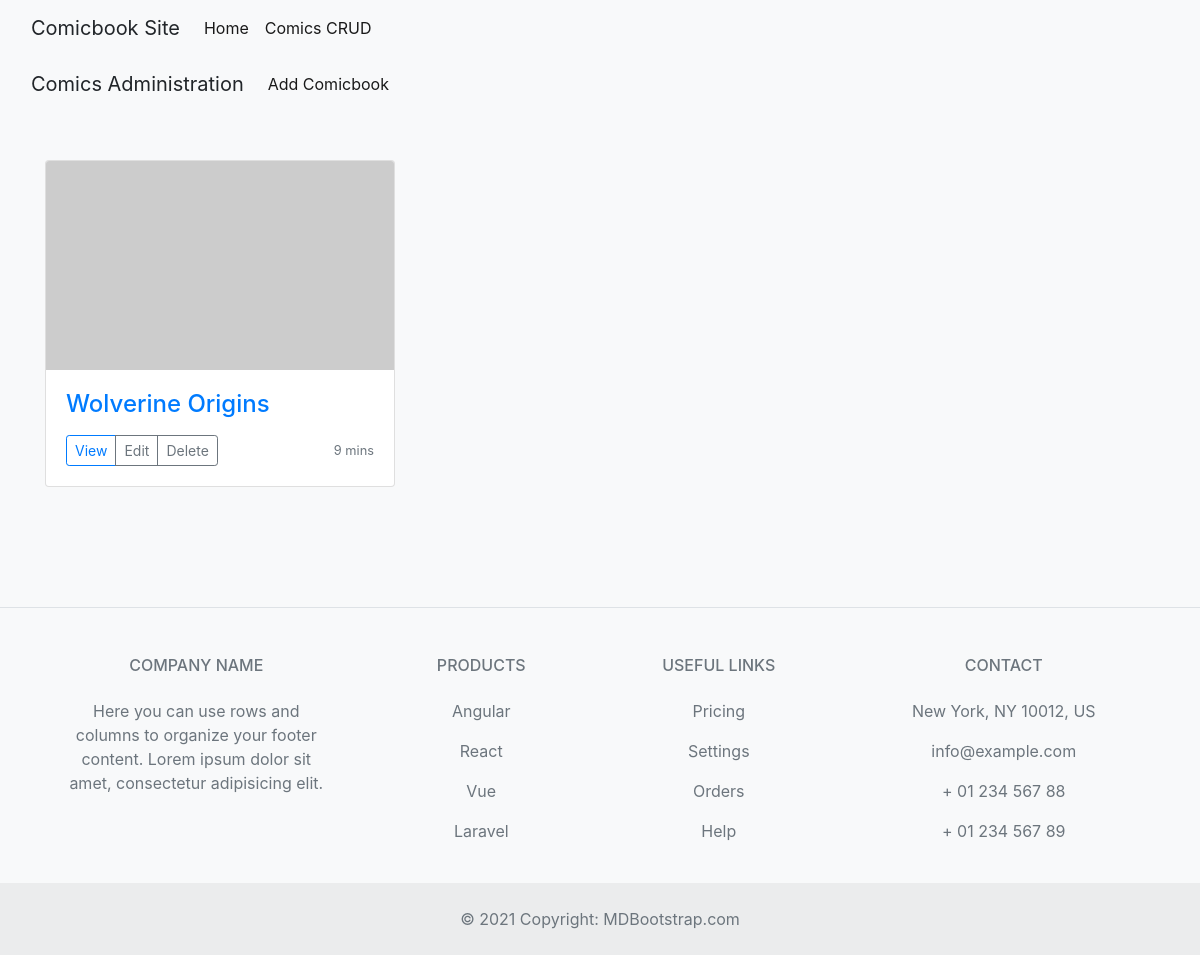
The page /comics/ on the database as committed earlier.
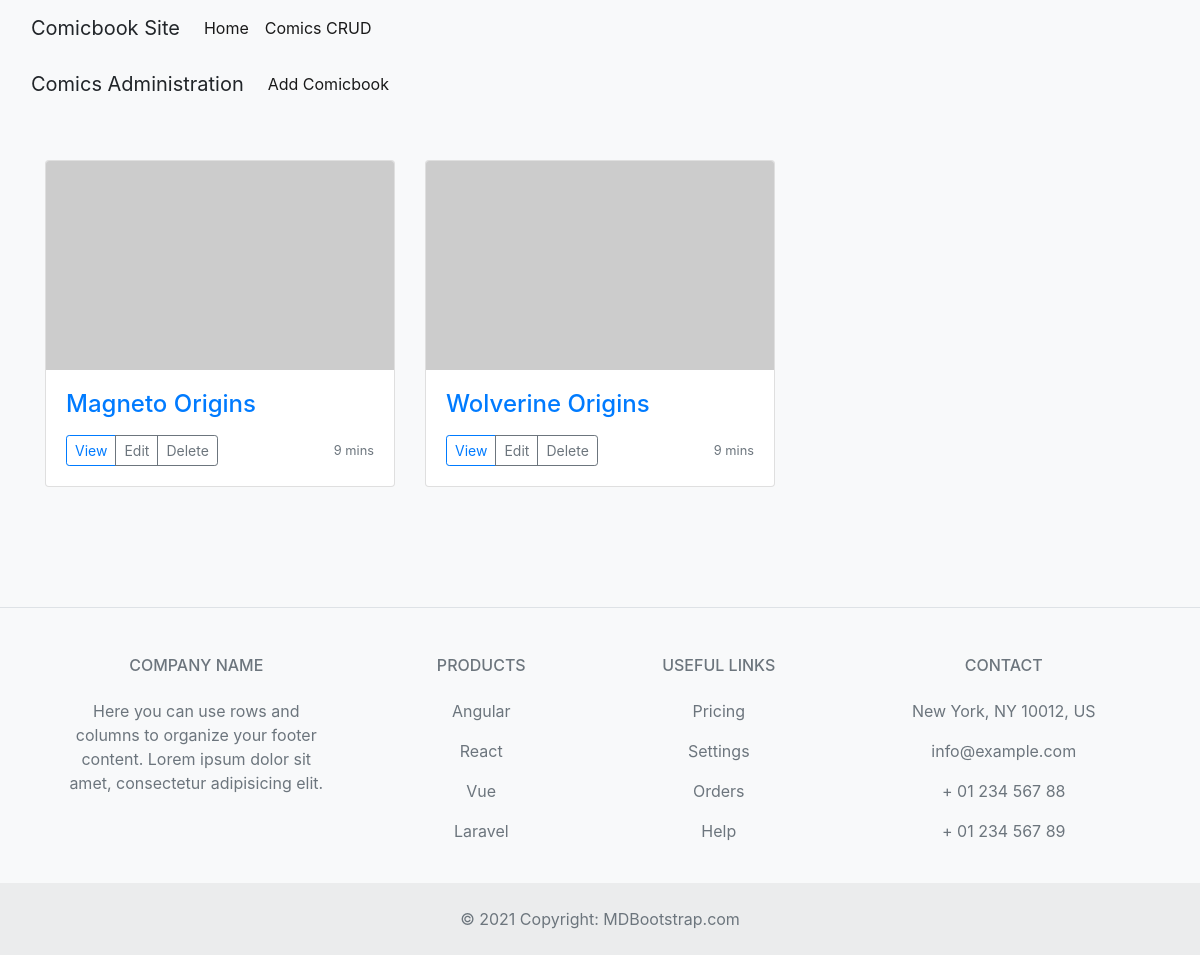
The same page on the database as committed later.
### coreapp/models.py (models this page shows, shortened)
class Core(models.Model):
    title = models.CharField(max_length=255)
    slug = models.SlugField(max_length=100, unique=True)
    snip = models.TextField(null=True)
    series = models.CharField(max_length=255)
    publishing = models.CharField(max_length=255)
    sketcher = models.ForeignKey(User, on_delete=models.CASCADE, related_name='coreapp')
    updated = models.DateTimeField(auto_now=True)
    published_date = models.DateTimeField(default=timezone.now)
    def get_absolute_url(self):
        return reverse('coreapp:single', args=[self.slug])
    class Meta:
        ordering = ['-published_date']

### coreapp/views.py (the view)
# urls.py: path('comics/', views.PostView.as_view(),name='comics'),
class PostView(ListView):
    model = Core
    template_name = 'coreapp/comics.html'
    context_object_name = 'comics_list'

### coreapp/templates/coreapp/comics.html (shortened to what this page needs)
{% extends 'coreapp/base.html' %}
{% block content %}
<nav class="navbar navbar-expand-lg navbar-light bg-light">
    <div class="container-fluid">
        <a class="navbar-brand">Comics Administration</a>
        <div class="collapse navbar-collapse" id="navbarNav">
            <ul class="navbar-nav">
                <li class="nav-item">
                    <a class="nav-link active" aria-current="page" href="{% url 'coreapp:add' %}">Add Comicbook</a>
                </li>
            </ul>
        </div>
    </div>
</nav>
<div class="album py-5 bg-light">
    <div class="container">
        <div class="row">
            {% for comics in comics_list %}
            <div class="col-md-4">
                <div class="card mb-4 box-shadow">
                    <img class="card-img-top" src="https://via.placeholder.com/250x150" alt="Card">
                    <div class="card-body">
                        <h4 class=""><a href="#">{{ comics.title }}</a></h4>
                        <div class="d-flex justify-content-between align-items-center">
                            <div class="btn-group">
                                <a href="{{ comics.get_absolute_url }}" class="btn btn-sm btn-outline-primary" role="button" aria-pressed="true">View</a>
                                <a href="{% url 'coreapp:edit' comics.pk %}" class="btn btn-sm btn-outline-secondary" role="button" aria-pressed="true">Edit</a>
                                <a href="{% url 'coreapp:delete' comics.pk %}" class="btn btn-sm btn-outline-secondary" role="button" aria-pressed="true">Delete</a>
                            </div>
                            <small class="text-muted">9 mins</small>
                        </div>
                    </div>
                </div>
            </div>
            {% endfor %}
        </div>
    </div>
</div>
{% endblock %}

Rows that differ between the two databases and show on the page:
added Core: title "Magneto Origins"
